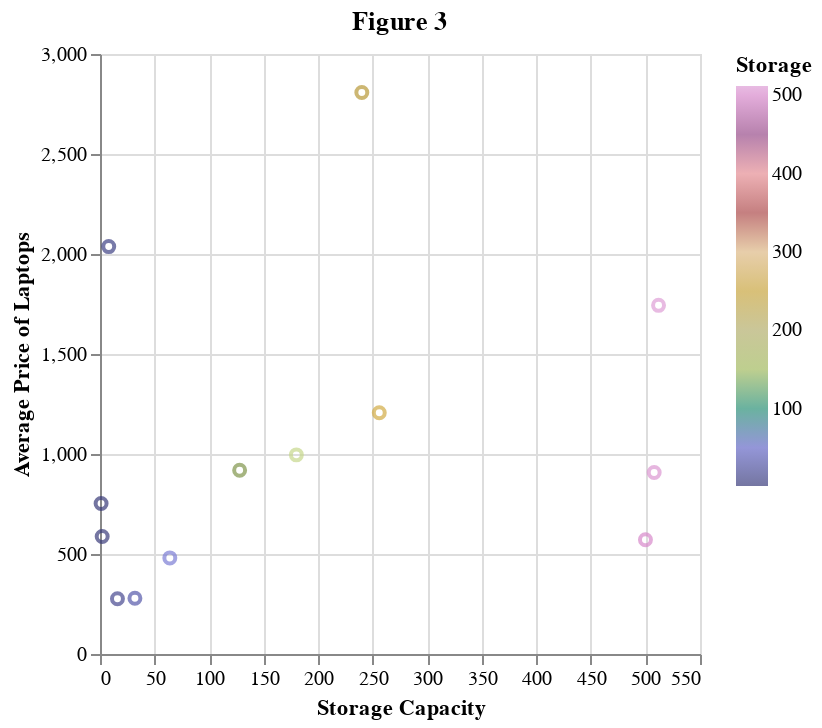

This figure's notebook cell:
### Code cell
laptop_storage_avg_price = (
    laptop_data.groupby(["Storage"])
        .mean(["Price_CAD"])
        .reset_index()
        .rename(columns = {"Price_CAD" : "Average Price"})
)

laptop_storage_plot = alt.Chart(laptop_storage_avg_price, title = 'Figure 3').mark_point().encode(
    x=alt.X("Storage")
        .title("Storage Capacity"),
    y=alt.Y("Average Price")
        .title("Average Price of Laptops"),
    color=alt.Color("Storage")
            .scale(scheme="category20b")
)
laptop_storage_plot

### Figure 1 — Vega-Lite specification as saved in the notebook (floating-point values rounded to 4 significant figures)
{"config": {"view": {"continuousWidth": 300, "continuousHeight": 300}}, "data": {"name": "data-5d79534095dada5f48709373efcd9a81"}, "mark": {"type": "point"}, "encoding": {"color": {"field": "Storage", "scale": {"scheme": "category20b"}, "type": "quantitative"}, "x": {"field": "Storage", "title": "Storage Capacity", "type": "quantitative"}, "y": {"field": "Average Price", "title": "Average Price of Laptops", "type": "quantitative"}}, "title": "Figure 3", "$schema": "https://vega.github.io/schema/vega-lite/v5.16.3.json", "datasets": {"data-5d79534095dada5f48709373efcd9a81": [{"Storage": 1.0, "ScreenSize_Inches": 15.84, "Memory_GB": 7.63, "Weight_Kg": 2.329, "Average Price": 752.3}, {"Storage": 2.0, "ScreenSize_Inches": 15.93, "Memory_GB": 8.625, "Weight_Kg": 2.296, "Average Price": 587.6}, {"Storage": 8.0, "ScreenSize_Inches": 15.6, "Memory_GB": 8.0, "Weight_Kg": 2.0, "Average Price": 2037.0}, {"Storage": 16.0, "ScreenSize_Inches": 13.21, "Memory_GB": 3.8, "Weight_Kg": 1.563, "Average Price": 276.6}, {"Storage": 32.0, "ScreenSize_Inches": 13.03, "Memory_GB": 3.364, "Weight_Kg": 1.372, "Average Price": 278.4}, {"Storage": 64.0, "ScreenSize_Inches": 12.97, "Memory_GB": 4.5, "Weight_Kg": 1.379, "Average Price": 480.5}, {"Storage": 128.0, "ScreenSize_Inches": 15.59, "Memory_GB": 7.514, "Weight_Kg": 2.27, "Average Price": 919.1}, {"Storage": 180.0, "ScreenSize_Inches": 13.45, "Memory_GB": 7.0, "Weight_Kg": 1.535, "Average Price": 995.7}, {"Storage": 240.0, "ScreenSize_Inches": 12.5, "Memory_GB": 8.0, "Weight_Kg": 1.09, "Average Price": 2808.0}, {"Storage": 256.0, "ScreenSize_Inches": 14.97, "Memory_GB": 9.3, "Weight_Kg": 2.007, "Average Price": 1206.0}, {"Storage": 500.0, "ScreenSize_Inches": 15.46, "Memory_GB": 4.292, "Weight_Kg": 2.099, "Average Price": 570.9}, {"Storage": 508.0, "ScreenSize_Inches": 14.0, "Memory_GB": 4.0, "Weight_Kg": 1.7, "Average Price": 907.6}, {"Storage": 512.0, "ScreenSize_Inches": 14.64, "Memory_GB": 14.49, "Weight_Kg": 1.973, "Average Price": 1743.0}]}}
